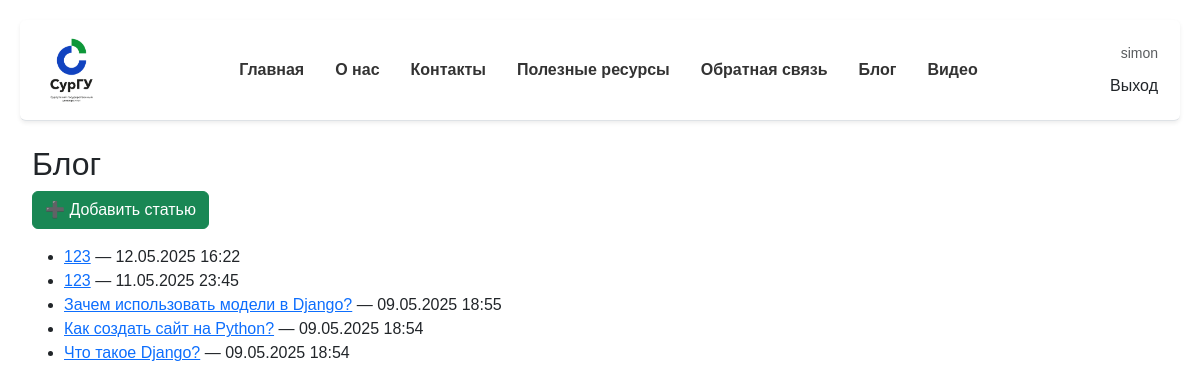
Page /blog/ (signed in) on the committed database.
### app/models.py (models this page shows, shortened)
class Blog(models.Model):
    title = models.CharField(max_length=200, verbose_name="Заголовок")
    description = models.TextField(verbose_name="Краткое содержание")
    content = models.TextField(verbose_name="Полное содержание")
    posted = models.DateTimeField(default=datetime.now, db_index=True, verbose_name="Опубликована")
    author = models.ForeignKey(User, null=True, blank=True, on_delete=models.SET_NULL, verbose_name="Автор")
    image = models.ImageField(upload_to='blog_images/', null=True, blank=True, verbose_name="Изображение")
    class Meta:
        verbose_name = "Статья блога"
        verbose_name_plural = "Статьи блога"

### app/views.py (the view)
# urls.py: path('blog/', views.blog_list, name='blog_list'),
def blog_list(request):
    blogs = Blog.objects.all().order_by('-posted')
    return render(request, 'app/blog_list.html', {'blogs': blogs, 'title': 'Блог'})

### app/templates/app/blog_list.html (shortened to what this page needs)
{% extends 'app/layout.html' %}
{% block content %}
<h2>Блог</h2>
{% if user.is_authenticated %}
  <a href="{% url 'new_post' %}" class="btn btn-success mb-3">➕ Добавить статью</a>
{% endif %}
<ul>
  {% for blog in blogs %}
    <li><a href="{% url 'blog_detail' blog.pk %}">{{ blog.title }}</a> — {{ blog.posted|date:"d.m.Y H:i" }}</li>
  {% empty %}
    <li>Нет записей</li>
  {% endfor %}
</ul>
{% endblock %}

### app/templates/app/layout.html (shortened to what this page needs)
{% load static %}
<!DOCTYPE html>
<html lang="ru">
<head>
    <link rel="stylesheet" href="https://cdn.jsdelivr.net/npm/bootstrap@5.3.0/dist/css/bootstrap.min.css">
    <link rel="stylesheet" href="{% static 'app/content/site.css' %}">
</head>
<body>
<nav class="navbar navbar-expand-lg navbar-light bg-white border-bottom shadow-sm mb-4">
    <div class="container-fluid" style="max-width: 1200px; margin: 0 auto;">
        <a class="navbar-brand me-4" href="{% url 'home' %}">
            <img src="{% static 'app/content/logo.png' %}" alt="Логотип" height="70">
        </a>
        <div class="collapse navbar-collapse justify-content-between" id="navbarMenu">
            <ul class="navbar-nav mx-auto justify-content-center">
    <li class="nav-item"><a class="nav-link" href="{% url 'home' %}">Главная</a></li>
    <li class="nav-item"><a class="nav-link" href="{% url 'about' %}">О нас</a></li>
    <li class="nav-item"><a class="nav-link" href="{% url 'contact' %}">Контакты</a></li>
    <li class="nav-item"><a class="nav-link" href="{% url 'links' %}">Полезные ресурсы</a></li>
    <li class="nav-item"><a class="nav-link" href="{% url 'pool' %}">Обратная связь</a></li>
    <li class="nav-item"><a class="nav-link" href="{% url 'blog_list' %}">Блог</a></li>
    <li class="nav-item"><a class="nav-link" href="{% url 'videopost' %}">Видео</a></li>
</ul>
            <div class="d-flex align-items-center">
                {% if user.is_authenticated %}
    <div class="d-flex flex-column align-items-end ms-auto">
        <span class="text-muted small">{{ user.username }}</span>
        <form method="post" action="{% url 'logout' %}" style="margin: 0;">
            <button type="submit" class="btn btn-link nav-link p-0">Выход</button>
        </form>
    </div>
            {% else %}
    <li class="nav-item"><a class="nav-link" href="{% url 'login' %}">Вход</a></li>
    <li class="nav-item"><a class="nav-link" href="{% url 'registration' %}">Регистрация</a></li>
            {% endif %}
            </div>
        </div>
    </div>
</nav>
<div class="container" style="max-width: 1200px;">
    {% block content %}{% endblock %}
</div>
</body>
</html>

### app/static/app/content/site.css (style rules this page uses)
body { font-family: Arial, sans-serif; padding: 20px; background-color: #fff; }
.navbar { margin-bottom: 20px; background-color: #f8f9fa; padding: 10px; border-radius: 6px; }
.navbar a { margin-right: 15px; text-decoration: none; color: #333; font-weight: bold; }
form { max-width: 500px; margin-top: 20px; }
button { margin-top: 10px; padding: 6px 16px; background-color: #007bff; color: white; border: none; border-radius: 4px; transition: background-color 0.3s ease; }

### rows in the picture
Blog: title "123", posted "12.05.2025 16:22"
Blog: title "123", posted "11.05.2025 23:45"
Blog: title "Зачем использовать модели в Django?", posted "09.05.2025 18:55"
Blog: title "Как создать сайт на Python?", posted "09.05.2025 18:54"
Blog: title "Что такое Django?", posted "09.05.2025 18:54"

### other values in the picture
{{ user.username }} "simon"
